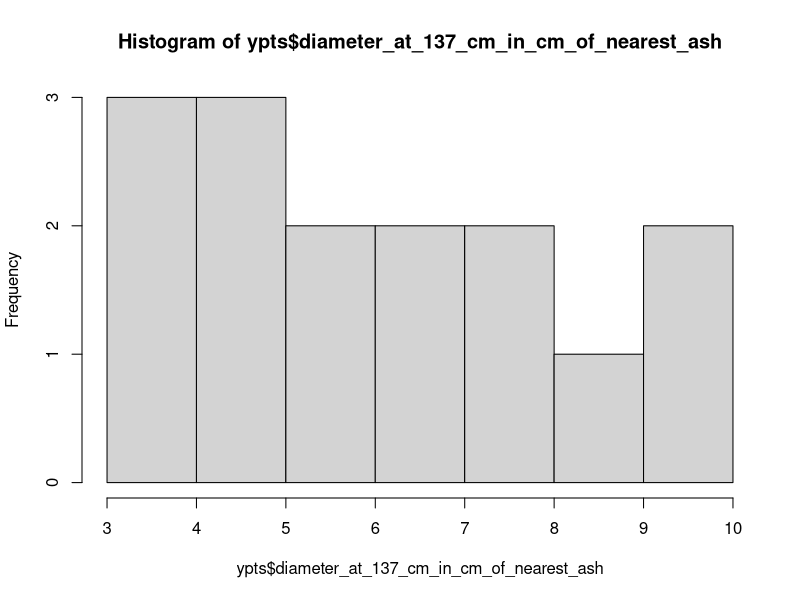
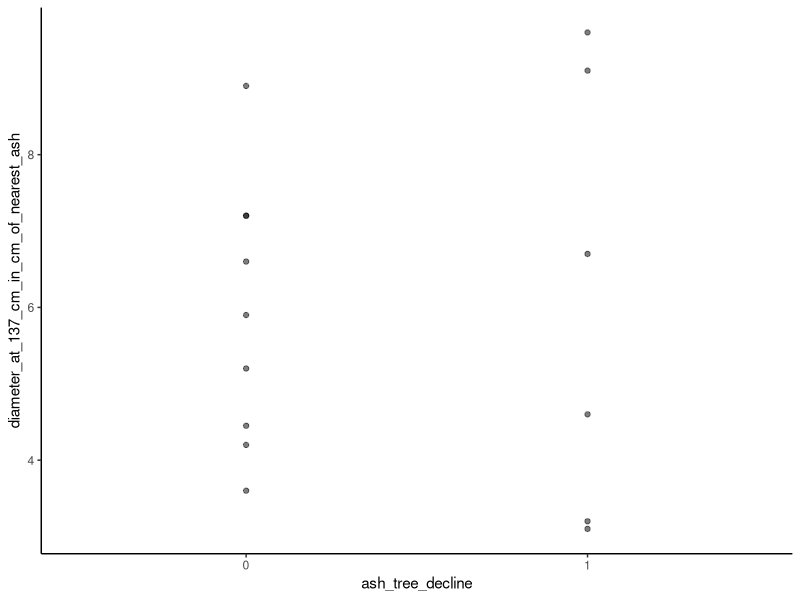
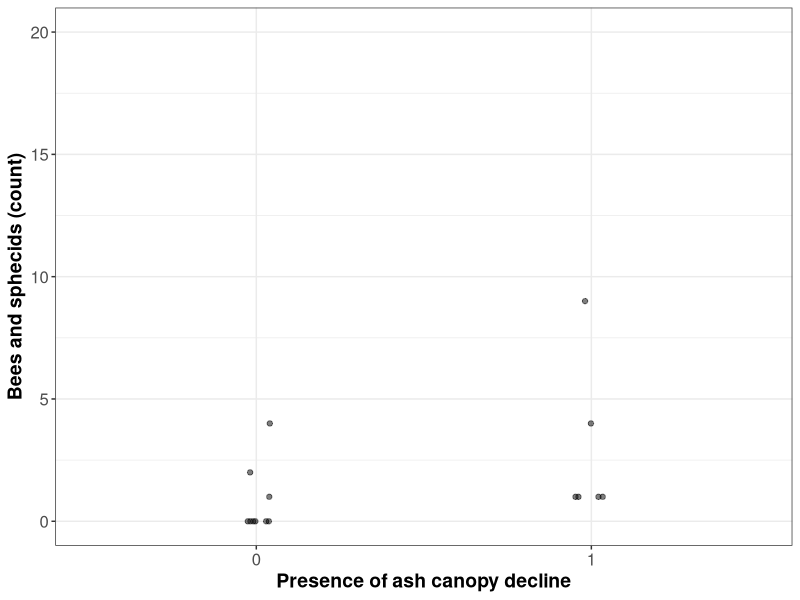
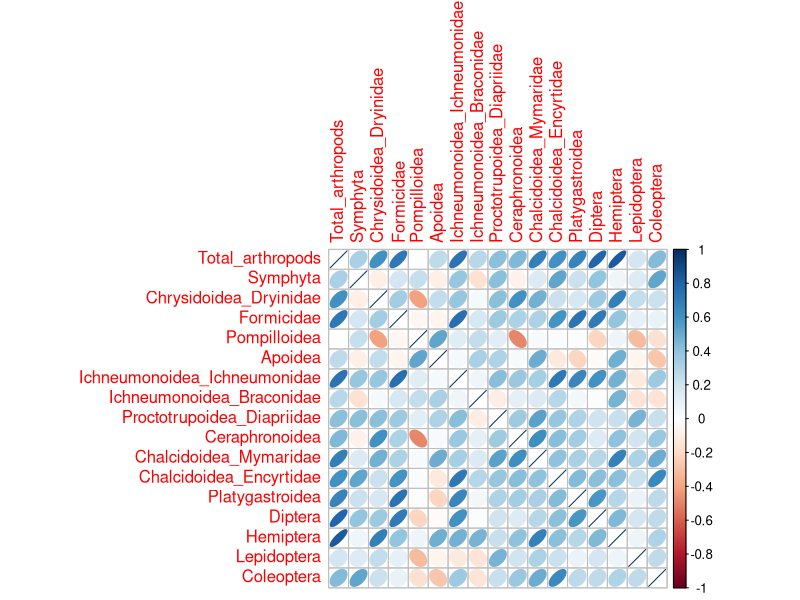

The R script that drew these images, in order:
# Aaron Tayal
# May 2, 2025
# Yellow pan trap counts

# The goal is to analyse the 2024 yellow pan trap captures. Some pan traps were
# attached to declining ash trees, while others were attached to ash trees
# with a healthy canopy. My goal is to investigate whether the abundance of 
# various insect groups differs between healthy and declining ash trees. I will
# do this by running Mann-Whitney U-tests.

library(ggplot2)
library(dplyr)
library(readxl)

# get info about yellow pan trap locations, etc.
trap_locations0 <- read.csv("Raw_data/EAB_Michigan_2024_trap_locations.csv")
ypts <- trap_locations0 %>% filter(trap_type == "yellow pan")
ypts$trap_number

# Re-use code for canopy decline:
# Create a variable called ash tree decline, which is only equal to 1 if canopy
# condition is 2,3,4, or 5
ypts$ash_tree_decline <- ifelse(ypts$canopy_condition_of_nearest_ash > 1, 1, 0)
ypts$ash_tree_decline <- as.factor(ypts$ash_tree_decline)
table(ypts[,c("ash_tree_decline", "canopy_condition_of_nearest_ash")])
# 6 trees have some degree of canopy decline, while 9 trees have no canopy decline

hist(ypts$diameter_at_137_cm_in_cm_of_nearest_ash) # The yellow pan traps
# vary a lot in diameter of the tree they are set on

# Correlation between canopy decline and DBH for these 15 trees?
ggplot(data=ypts, aes(x=ash_tree_decline, y=diameter_at_137_cm_in_cm_of_nearest_ash)) +
  geom_point(alpha=0.5) + theme_classic()

ypts$crown_class_D_C_I_S <- as.factor(ypts$crown_class_D_C_I_S)
table(ypts$crown_class_D_C_I_S) # 4 trees were in the shade (suppressed),
# while 10 were classified as intermediate and 1 as a canopy tree
table(ypts[,c("ash_tree_decline", "crown_class_D_C_I_S")])

arth0 <- read_excel("Raw_data/EAB_Michigan_2024_raw_data_photos_removed.xlsx",
                    sheet = 8, na = "NA")
# nine weeks

taxa <- colnames(arth0)[5:31]

# subset to only 5 weeks (June 27 to Aug 1, 2025):
arth <- arth0 %>% filter(Completed_sorting_y_n == "y")

# pool by pan trap (only for the 5 weeks)
arthpool0 <- arth %>% group_by(trap_number) %>%
  summarise(across(all_of(taxa), ~ sum(.x, na.rm=T)))

# Combine with trap location info:
arthpool <- full_join(arthpool0, ypts, by="trap_number")

arthpool$Total_arthropods <- arthpool$Total_Hymenoptera +
  arthpool$Diptera + arthpool$Coleoptera + arthpool$Lepidoptera +
  arthpool$Hemiptera + arthpool$Other_arthropods

# Use Mann-Whitney U test (same as Wilcoxon rank sum test) to see if any arthropod
# groups differ in abundance between healthy and declining ash trees

test_taxa <- c("Total_arthropods", "Symphyta","Chrysidoidea_Dryinidae",
               "Formicidae","Pompilloidea","Apoidea","Ichneumonoidea_Ichneumonidae",
               "Ichneumonoidea_Braconidae","Proctotrupoidea_Diapriidae",
               "Ceraphronoidea","Chalcidoidea_Mymaridae","Chalcidoidea_Encyrtidae",
               "Platygastroidea","Diptera","Hemiptera","Lepidoptera",
               "Coleoptera")

p_values <- vector("list", 17)
names(p_values) <- test_taxa

for (i in 1:17){
  group_declining <- unlist(as.vector(arthpool[arthpool$ash_tree_decline == 1, test_taxa[i]]))
  group_healthy <- unlist(as.vector(arthpool[arthpool$ash_tree_decline == 0, test_taxa[i]]))
  test <- stats::wilcox.test(group_healthy, group_declining, alternative = "two.sided")
  p_values[i] <- test$p.value
}

# Only Apoidea appears to differ between healthy and declining ash trees
ggplot(data=arthpool, aes(x=ash_tree_decline, y=Apoidea)) +
  geom_jitter(alpha=0.5, height=0, width=0.05) + theme_bw() +
  xlab("Presence of ash canopy decline") + 
  ylab("Bees and sphecids (count)") + ylim(0,20) +
  theme(axis.text=element_text(size=12),
        axis.title=element_text(size=14,face="bold"))
# It seems more bees/sphecids were found on ash trees that were declining

cor_matrix <- cor(arthpool[, test_taxa])
corrplot::corrplot(cor_matrix, method="ellipse")







